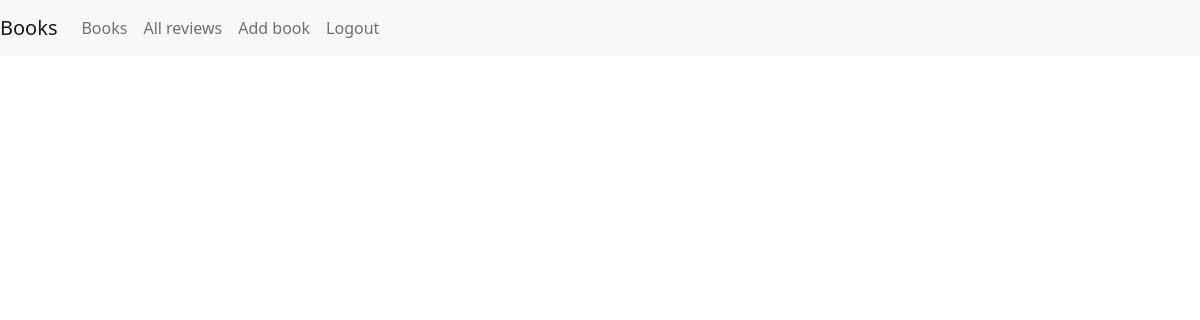
The page /app/review_list/ (signed in) on the database as committed earlier.
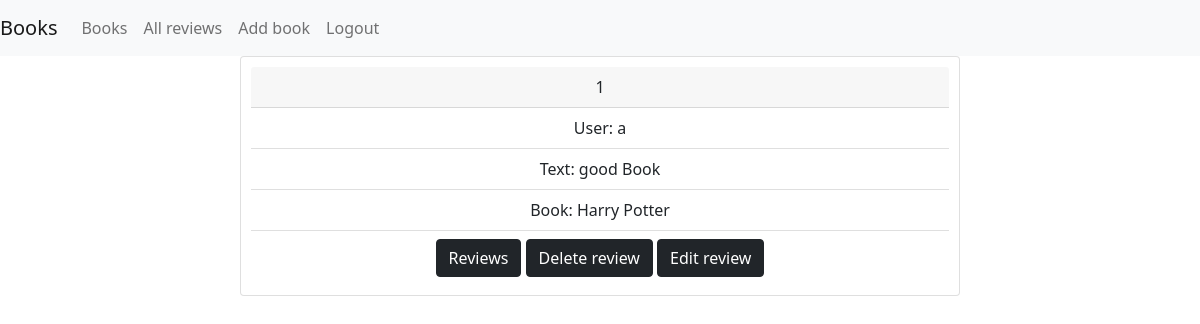
The same page on the database as committed later.
### app_tutorial/models.py (models this page shows, shortened)
class Review(models.Model):
    user = models.ForeignKey(User, on_delete=models.CASCADE)
    book = models.ForeignKey(Book, on_delete=models.CASCADE)
    text = models.TextField()

class Book(models.Model):
    name = models.CharField(max_length=255)
    pages_numbers = models.IntegerField(default=100)
    price = models.DecimalField(max_digits=10, decimal_places=2)
    description = models.TextField(null=True, blank=True)
    def __str__(self):
        return self.name

### app_tutorial/views.py (the view)
# urls.py: path('review_list/', views.review_list, name='review_list'),
def review_list(request):
    reviews = Review.objects.all()
    return render(request, 'review_list.html', {'reviews': reviews})

### templates/review_list.html
{% extends 'base.html'%}
{%block content%}
{% for review in reviews %}
    <div class="review card">
      <div class="card-header">
        {{review.id}}
      </div>
      <ul class="list-group list-group-flush">
        <li class="list-group-item">User: {{review.user}}</li>
        <li class="list-group-item">Text: {{review.text}}</li>
        <li class="list-group-item">Book: {{review.book}}</li>
          <li class="list-group-item">
              <a class="btn btn-dark" href="{% url 'book_review_list' book_id=review.book.id%}" role="button">Reviews</a>
              {% if user.is_authenticated %}
                {% if review.user == user %}
                    <a class="btn btn-dark" href="{% url 'delete_review' review_id=review.id%}">Delete review</a>
                    <a class="btn btn-dark" href="{% url 'edit_review' review_id=review.id%}">Edit review</a>
                {% endif %}
              {% endif %}
          </li>
      </ul>
    </div>
{% endfor %}
{% endblock %}

Rows that differ between the two databases and show on the page:
added Review: id "1", user "a", text "good Book", book "Harry Potter", shows "Delete review"
